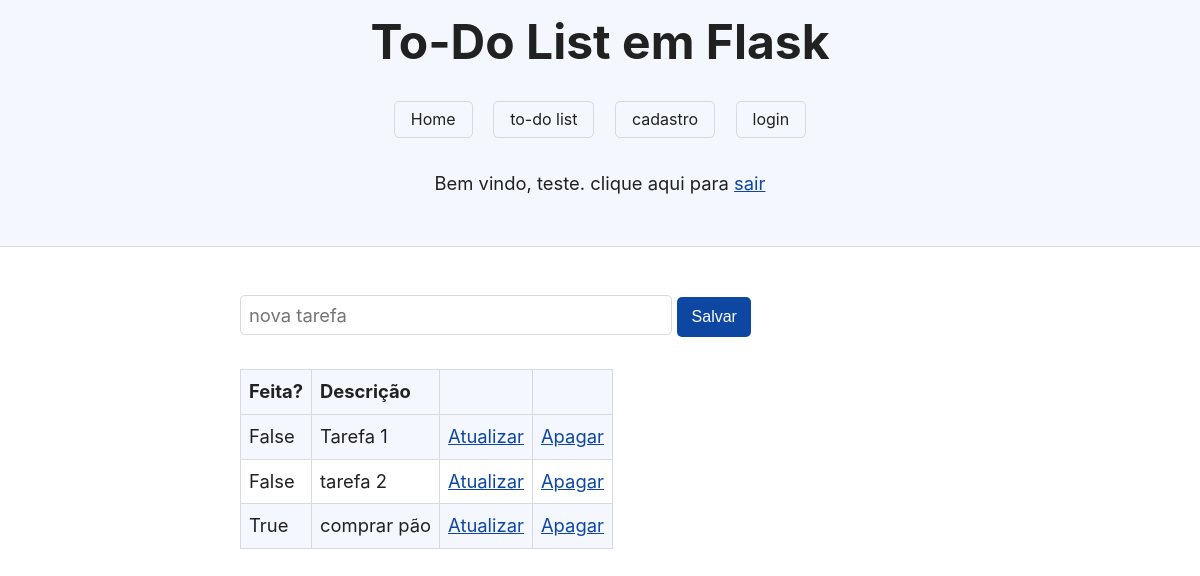
/todo/ (signed in), run on the app's committed database.
### __init__.py (models this page shows, shortened)
class Usuário(db.Model, UserMixin):
    id = db.Column(db.Integer, primary_key = True)
    nome = db.Column(db.String, nullable = False)
    email = db.Column(db.String, nullable = False, unique = True)
    senha = db.Column(db.String, nullable = False)
    admin = db.Column(db.Boolean, default = False)
    tarefas = db.relationship('Tarefa', backref = 'usuário')

class Tarefa(db.Model):
    id = db.Column(db.Integer, primary_key=True)
    descrição = db.Column(db.String, nullable = True)
    completa = db.Column(db.Boolean, default=False)
    id_usuário = db.Column(db.Integer, db.ForeignKey("usuário.id"), nullable = False)

### __init__.py (the view)
@app.route("/todo/")
@login_required
def todo():
    return render_template("todo.html")

### __init__.py (called while the page is built)
@login_manager.user_loader
def load_user(user_id):
    return db.session.get(Usuário, user_id)

### templates/todo.html (shortened to what this page needs)
{% extends 'base.html' %}
{% block conteúdo %}
    <p>
        <form action="/todo/add/" method="post">
            <input type="text" name="descrição" placeholder="nova tarefa" required>
            <button type="submit">Salvar</button>
        </form>
    </p>
    <table>
        <tr>
            <th>Feita?</th>
            <th>Descrição</th>
            <th></th>
            <th></th>
        </tr>
        {% for tarefa in current_user.tarefas %}
            <tr>
                <td>{{ tarefa.completa }}</td>
                <td>{{ tarefa.descrição }}</td>
                <td><a href="/todo/{{ tarefa.id }}/check/">Atualizar</a></td>
                <td><a href="/todo/{{ tarefa.id }}/delete/">Apagar</a></td>
            </tr>
        {% endfor %}
    </table>
{% endblock conteúdo %}

### templates/base.html (shortened to what this page needs)
<!DOCTYPE html>
<html lang="pt-br">
<head>
    <link rel="stylesheet" href="{{url_for('static', filename='simple.css')}}">
</head>
<body>
    <header>
        <h1>To-Do List em Flask</h1>
        <nav>
            <a href="/">Home</a>
            <a href="/todo/">to-do list</a>
            <a href="/cadastro/">cadastro</a>
            <a href="/login/">login</a>
        </nav>
        {% if current_user.is_authenticated %}
            <p>Bem vindo, {{current_user.nome}}. clique aqui para <a href="/logout/">sair</a></p>
        {% endif %}
    </header>
    <main>
        {% block conteúdo %}
        {% endblock conteúdo %}
    </main>
</body>
</html>

### static/simple.css (style rules this page uses)
:root { --sans-font: -apple-system, BlinkMacSystemFont, "Avenir Next", Avenir, "Nimbus Sans L", Roboto, Noto, "Segoe UI", Arial, Helvetica, "Helvetica Neue", sans-serif; --mono-font: Consolas, Menlo, Monaco, "Andale Mono", "Ubuntu Mono", monospace; --bg: #fff; --accent-bg: #f5f7ff; --text: #212121; --text-light: #585858; --border: #d8dae1; --accent: #0d47a1; --code: #d81b60; --preformatted: #444; --marked: #ffdd33; --disabled: #efefef; }
html { font-family: var(--sans-font); scroll-behavior: smooth; }
body { color: var(--text); background: var(--bg); font-size: 1.15rem; line-height: 1.5; display: grid; grid-template-columns: 1fr min(45rem, 90%) 1fr; margin: 0; }
body>* { grid-column: 2; }
body > header { background: var(--accent-bg); border-bottom: 1px solid var(--border); text-align: center; padding: 0 0.5rem 2rem 0.5rem; grid-column: 1 / -1; box-sizing: border-box; }
body > header h1 { max-width: 1200px; margin: 1rem auto; }
body > header p { max-width: 40rem; margin: 1rem auto; }
main { padding-top: 1.5rem; }
h1 { font-size: 3rem; }
h1, h2, h3 { line-height: 1.1; }
a, a:visited { color: var(--accent); }
button, [role="button"], input[type="submit"], input[type="reset"], input[type="button"] { border: none; border-radius: 5px; background: var(--accent); font-size: 1rem; color: var(--bg); padding: 0.7rem 0.9rem; margin: 0.5rem 0; }
header > nav { font-size: 1rem; line-height: 2; padding: 1rem 0 0 0; }
header > nav a, header > nav a:visited { margin: 0 1rem 1rem 0; border: 1px solid var(--border); border-radius: 5px; color: var(--text); display: inline-block; padding: 0.1rem 1rem; text-decoration: none; }
header > nav a:last-child { margin-right: 0; }
table { border-collapse: collapse; display: block; margin: 1.5rem 0; overflow: auto; width: 100%; }
td, th { border: 1px solid var(--border); text-align: left; padding: 0.5rem; }
th { background: var(--accent-bg); font-weight: bold; }
tr:nth-child(even) { background: var(--accent-bg); }
textarea, select, input { font-size: inherit; font-family: inherit; padding: 0.5rem; margin-bottom: 0.5rem; color: var(--text); background: var(--bg); border: 1px solid var(--border); border-radius: 5px; box-shadow: none; box-sizing: border-box; width: 60%; -moz-appearance: none; -webkit-appearance: none; appearance: none; }

### data on the page
Usuário: nome "teste"
Tarefa: completa "False", descrição "Tarefa 1"
Tarefa: completa "False", descrição "tarefa 2"
Tarefa: completa "True", descrição "comprar pão"
